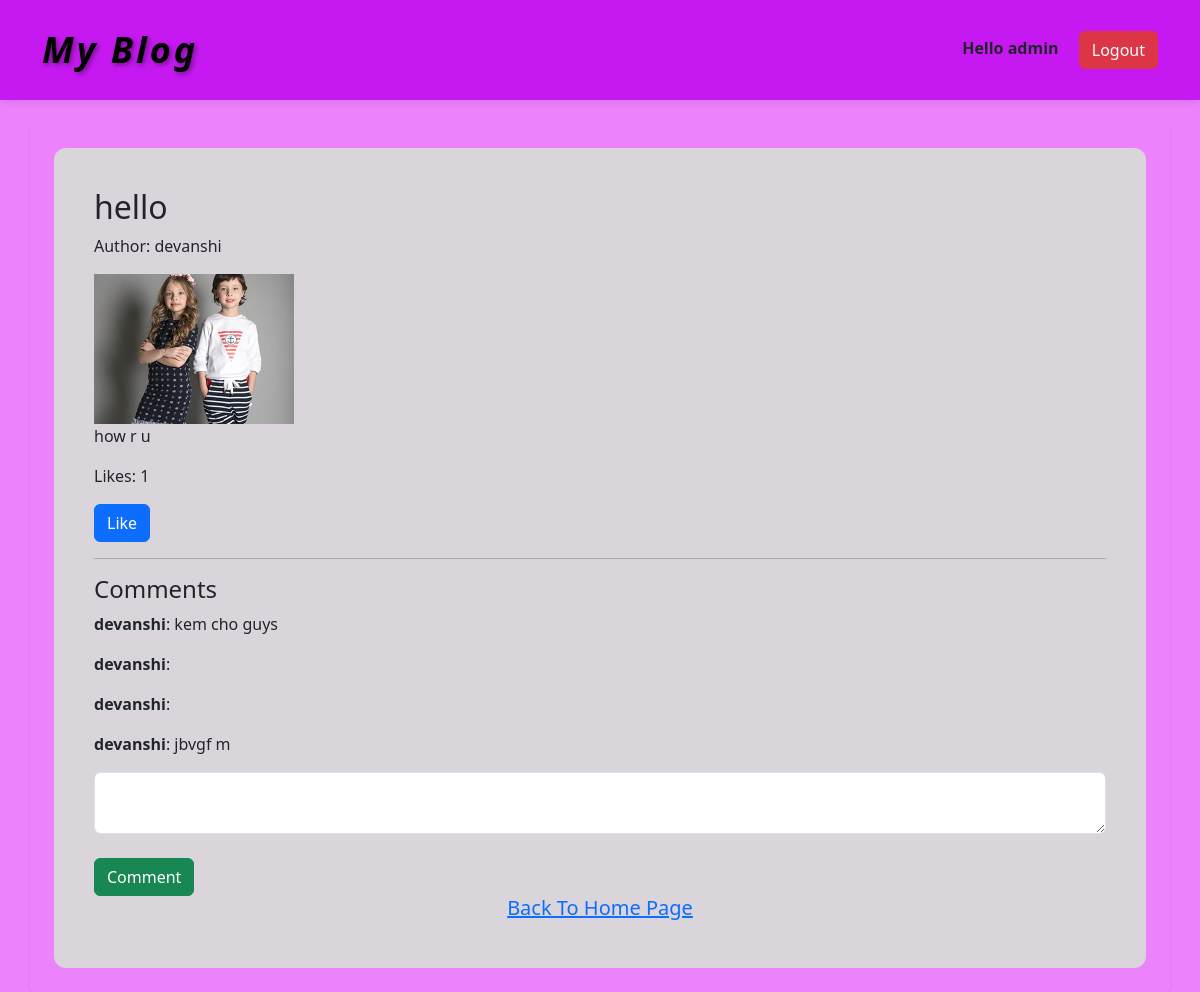
The app's page /post/1/ (signed in) with its own data.
### blog/models.py (models this page shows, shortened)
class Post(models.Model):
    title=models.CharField(max_length=200)
    content=models.TextField()
    image=models.ImageField(upload_to='blog_images/',null=True,blank=True)
    author=models.ForeignKey(User,on_delete=models.CASCADE)
    created_at=models.DateTimeField(auto_now_add=True)
    likes=models.ManyToManyField(User,related_name='post_likes',blank=True)
    def total_likes(self):
        return self.likes.count()

class Comment(models.Model):
    post=models.ForeignKey(Post,on_delete=models.CASCADE)
    user=models.ForeignKey(User,on_delete=models.CASCADE)
    text=models.TextField()
    created_at=models.DateTimeField(auto_now_add=True)

### blog/views.py (the view)
# urls.py: path('post/<int:id>/',blog_detail, name='blog_detail'),
@login_required
def blog_detail(request,id):
    post=get_object_or_404(Post,id=id)
    return render(request,'blog_detail.html',{'post':post})

### blog/templates/blog_detail.html (shortened to what this page needs)
{% extends 'base.html' %}
{% block content %}
<div class="detail-bg">
{% if edit_mode %}
<h2>Edit Post</h2>
<form method="POST" enctype="multipart/form-data">
{% csrf_token %}
<input type="text" name="title" value="{{post.title}}" class="form-control">
<br>
<textarea name="content" class="form-control">{{post.content}}</textarea>
<br>
<input type="file" name="image">
<br>
<button class="btn btn-success">Update Post</button>
</form>
<hr>
{% else %}
<h2>{{post.title}}</h2>
<p>Author: {{ post.author.username }}</p>
{% if post.image %}
<img src="{{post.image.url}}" width="200">
{% endif %}
<p>{{post.content}}</p>
<p>Likes: {{post.total_likes}}</p>
<a href="{% url 'like_post' post.id %}" class="btn btn-primary">
Like
</a>
<hr>
<h4>Comments</h4>
{% for comment in post.comment_set.all %}
<p><b>{{comment.user}}</b>: {{comment.text}}</p>
{% endfor %}
<form method="POST" action="{% url 'add_comment' post.id %}">
<textarea name="comment" class="form-control"></textarea>
<br>
<button class="btn btn-success">Comment</button>
<h5 align="center"><a href="{% url 'blog_list'%}">Back To Home Page</a></h5>
</form>
{% endif %}
</div>
{% endblock %}

### blog/templates/base.html (shortened to what this page needs)
{% load static %}
<!DOCTYPE html>
<html>
<head>
<link href="https://cdn.jsdelivr.net/npm/bootstrap@5.3.8/dist/css/bootstrap.min.css" rel="stylesheet"
>
</head>
<body>
<nav class="navbar navbar-dark custom-navbar">
<div class="container">
<a class="navbar-brand blog-title" href="/">My Blog</a>
<div>
{% if user.is_authenticated %}
<span class="text-dark me-3 fw-bold ">
Hello {{ user.username }}
</span>
<a href="{% url 'logout' %}" class="btn btn-danger">Logout</a>
{% else %}
<a href="{% url 'login' %}" class="btn btn-success me-2">Login</a>
<a href="{% url 'register' %}" class="btn btn-primary">Register</a>
{% endif %}
</div>
</div>
</nav>
<div class="container mt-4 p-4 bg-#20c997 rounded shadow-sm">
{% block content %}
{% endblock %}
</div>
</body>
</html>

### blog/templates/base.html (style rules this page uses)
body { background:#ed82fd; }
.custom-navbar { background:#c619f1; padding:18px 0; box-shadow:0 2px 10px rgba(0,0,0,0.1); }
.blog-title { font-size:36px; font-weight:900; font-style:italic; letter-spacing:3px; color:black; text-shadow:2px 2px 5px rgba(0,0,0,0.4); }
.detail-bg { background:#dad5db; padding:40px; border-radius:12px; }

### records on screen
Post: title "hello", author.username "devanshi", image (picture), content "how r u", total_likes "1"
Comment: user "devanshi", text "kem cho guys"
Comment: user "devanshi"
Comment: user "devanshi"
Comment: user "devanshi", text "jbvgf m"

### other values on screen
{{ user.username }} "admin"
